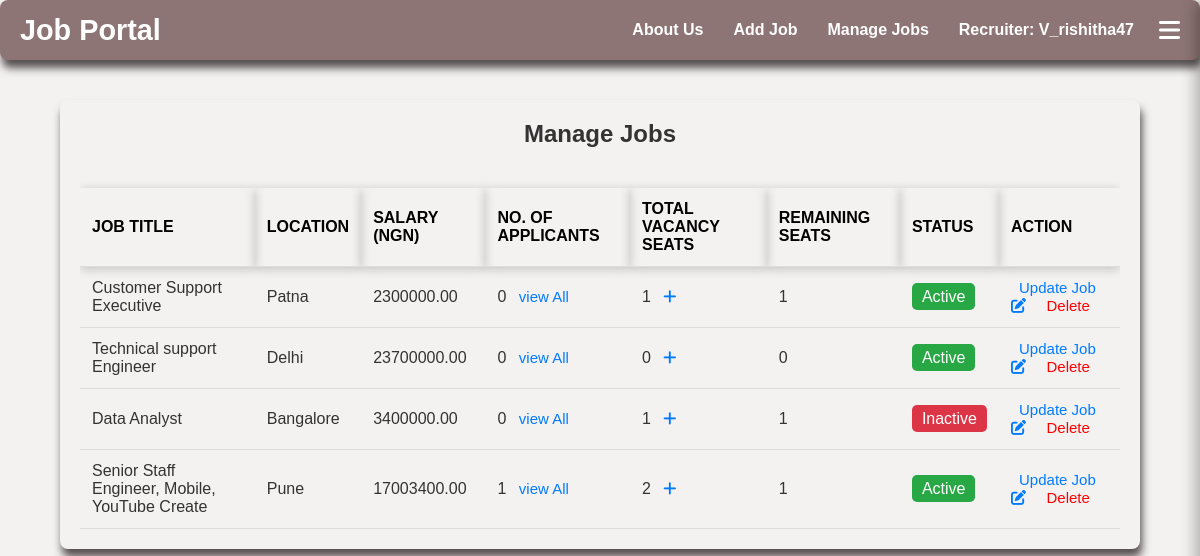
Page /manage-jobs/ (signed in) on the committed database.
### job_app/models.py (models this page shows, shortened)
class Job(models.Model):
    company_name = models.CharField(max_length=100, null=True, blank=True)
    founded_date = models.DateField(null=True, blank=True)
    company_location = models.CharField(max_length=100, null=True, blank=True)
    title = models.CharField(max_length=100)
    industry = models.CharField(max_length=100)
    job_type = models.CharField(max_length=50, choices=[
        ('Remote', 'Remote'),
        ('Onsite', 'Onsite'),
        ('Hybrid', 'Hybrid')
    ])
    location = models.CharField(max_length=100)
    salary = models.DecimalField(max_digits=10, decimal_places=2)
    requirements = models.TextField()
    ideal_candidate = models.TextField(default='N/A')
    availability = models.BooleanField(default=True)
    vacancy_limit = models.IntegerField(default=0)  # Maximum number of positions
    filled_vacancies = models.IntegerField(default=0)
    created_at = models.DateTimeField(auto_now_add=True)
    user = models.ForeignKey(settings.AUTH_USER_MODEL, on_delete=models.CASCADE, null=True)
    applicants = models.ManyToManyField('Applicant.Applicant', related_name='applied_jobs', blank=True)

### job_app/views.py (the view)
# urls.py: path('manage-jobs/', ManageJobsView.as_view(), name='Managejobs'),
class ManageJobsView(LoginRequiredMixin, View):  # Ensure the user is logged in
    def get(self, request):
        jobs = Job.objects.filter(user=request.user)
        job_data = []
        for job in jobs:
            remaining_vacancies = job.vacancy_limit - job.application_set.count()
            job_data.append({
                'job': job,
                'remaining_vacancies': remaining_vacancies
            })
        return render(request, 'Managejobs.html', {'jobs': job_data})

### Applicant/context_processors.py (called while the page is built)
def applicant_context(request):
    applicant = None
    has_resume = False
    applied_jobs_count = 0
    saved_jobs_count = 0  # New variable for saved jobs count
    applicant_id = request.session.get('applicant_id')
    if applicant_id:
        try:
            applicant = Applicant.objects.get(id=applicant_id)
            applied_jobs_count = Application.objects.filter(applicant=applicant).count()
            saved_jobs_count = SavedJob.objects.filter(applicant=applicant).count()  # Count saved jobs
            has_resume = Resume.objects.filter(applicant=applicant).exists()
        except Applicant.DoesNotExist:
            pass
    return {
        'applicant': applicant,
        'has_resume': has_resume,
        'applied_jobs_count': applied_jobs_count,
        'saved_jobs_count': saved_jobs_count,  # Include saved jobs count in context
    }

### job_app/context_processors.py (called while the page is built)
def recruiter_context(request):
    if request.user.is_authenticated:
        jobs = Job.objects.filter(user=request.user).order_by('-created_at')
    else:
        jobs = Job.objects.none()
    return {
        'recruiter_jobs': jobs,
        'is_recruiter': request.user.is_authenticated,
    }

### job_app/templates/Managejobs.html (shortened to what this page needs)
{% extends "header_main.html" %}
{% block body %}
<html lang="en">
<head>
    <link rel="stylesheet" href="https://cdnjs.cloudflare.com/ajax/libs/font-awesome/6.0.0/css/all.min.css">
</head>
<body>
    <div class="container">
        <h2>Manage Jobs</h2>
        <div class="table-responsive">
            <table>
                <thead>
                    <tr>
                        <th>Job Title</th>
                        <th>Location</th>
                        <th>Salary (NGN)</th>
                        <th>No. of Applicants</th>
                        <th>Total Vacancy Seats</th>
                        <th>Remaining Seats</th>
                        <th>Status</th>
                        <th>Action</th>
                    </tr>
                </thead>
                <tbody>
                    {% for job_data in jobs %}
                    <tr>
                        <td>{{ job_data.job.title }}</td>
                        <td>{{ job_data.job.location }}</td>
                        <td>{{ job_data.job.salary }}</td>
                        <td>
                            {{ job_data.job.application_set.count }}
                            <a href="{% url 'job_applicants' job_data.job.id %}">view All</a>
                        </td>
                        <td>
                            {{ job_data.job.vacancy_limit }}
                            <a href="javascript:void(0);" onclick="openModal({{ job_data.job.id }})" class="adjust-vacancy"><i class="fas fa-plus"></i></a>
                        </td>
                        <td>{{ job_data.remaining_vacancies }}</td>
                        <td>
                            <span class="status {% if job_data.job.availability %}active{% else %}inactive{% endif %}">
                                {% if job_data.job.availability %} Active {% else %} Inactive {% endif %}
                            </span>
                        </td>
                        <td>
                            <a href="{% url 'update_job' job_data.job.id %}" class="update-job">Update Job <i class="fas fa-edit icon"></i></a>
                            <a href="{% url 'delete_job' job_data.job.id %}" class="delete-job" onclick="return confirm('Are you sure you want to delete this job?');">Delete</a>
                        </td>
                    </tr>
                    {% endfor %}
                </tbody>
            </table>
        </div>
    </div>
</body>
</html>
{% endblock %}

### job_app/templates/header_main.html (shortened to what this page needs)
<!DOCTYPE html>
<html lang="en">
<head>
    <link rel="stylesheet" href="https://cdnjs.cloudflare.com/ajax/libs/font-awesome/6.0.0-beta3/css/all.min.css">
</head>
<body>
<header>
    <div class="logo"><a href="{% url 'home' %}">Job Portal</a></div>
    <ul>
        <li><a id="aboutus" href="#">About Us</a></li>
        <li><a id="forjob" href="{% url 'Addjob' %}">Add Job</a></li>
        <li><a id="managejob" href="{% url 'Managejobs' %}">Manage Jobs</a></li>
        <li class="user-info" id="user-info">
            <a href="{% url 'index' %}">Recruiter: {{ request.user.username }}</a>
        </li>
        <i class="fas fa-bars hamburger-icon" onclick="toggleSidebar()"></i>
    </ul>
</header>
{% block body %}{% endblock %}
</body>
</html>

### job_app/templates/header_main.html (style rules this page uses)
* { margin: 0; padding: 0; box-sizing: border-box; }
body { font-family: 'Segoe UI', Tahoma, Geneva, Verdana, sans-serif; background: #f4f1f1; color: #333; padding-top: 60px; scroll-behavior: smooth; }
header { position: fixed; top: 0; width: 100%; height: 60px; background: #8e7575; display: flex; justify-content: space-between; align-items: center; padding: 0 20px; box-shadow: 2px 8px 8px #554f4f; z-index: 1000; transition: background-color 0.3s; border-radius: 8px; }
header ul { list-style: none; display: flex; align-items: center; }
li { margin: 0 15px; }
li a { text-decoration: none; color: white; font-weight: bold; transition: color 0.3s; }
.logo a { text-decoration: none; color: white; font-size: 1.8em; font-weight: bold; }
.user-info { color: white; font-weight: bold; margin-right: 10px; cursor: pointer; display: flex; align-items: center; }
.hamburger-icon { color: white; font-size: 1.5em; cursor: pointer; margin-left: 15px; }

### job_app/templates/Managejobs.html (style rules this page uses)
body { font-family: 'Arial', sans-serif; background-color: #f4f1f1; margin: 0; padding: 0; }
.container { width: 90%; max-width: 1200px; margin: 100px auto; border-radius: 8px; box-shadow: 2px 8px 8px #554f4f; padding: 20px; }
h2 { text-align: center; color: #333; margin-bottom: 20px; }
.table-responsive { overflow-x: auto; }
table { width: 100%; border-collapse: collapse; margin-top: 20px; }
th, td { border-bottom: 1px solid #ddd; padding: 12px; text-align: left; }
th { box-shadow: 0 2px 10px rgba(0, 0, 0, 0.2); color: black; text-transform: uppercase; }
td a { color: #007BFF; font-size: 15px; text-decoration: none; border-radius: 3px; padding: 4px 8px; transition: background-color 0.3s; }
.delete-job { color: red; }
.status { padding: 5px 10px; border-radius: 5px; }
.status.active { background-color: #28a745; color: white; }
.status.inactive { background-color: #dc3545; color: white; }

### rows in the picture
Job: job "Customer Support Executive", job.location "Patna", job.salary "2300000.00", job.application_set.count "0", job.vacancy_limit "1", remaining_vacancies "1", availability "Active"
Job: job "Technical support Engineer", job.location "Delhi", job.salary "23700000.00", job.application_set.count "0", job.vacancy_limit "0", remaining_vacancies "0", availability "Active"
Job: job "Data Analyst", job.location "Bangalore", job.salary "3400000.00", job.application_set.count "0", job.vacancy_limit "1", remaining_vacancies "1", availability "Inactive"
Job: job "Senior Staff Engineer, Mobile, YouTube Create", job.location "Pune", job.salary "17003400.00", job.application_set.count "1", job.vacancy_limit "2", remaining_vacancies "1", shows "Active"

### other values in the picture
{{ request.user.username }} "V_rishitha47"
